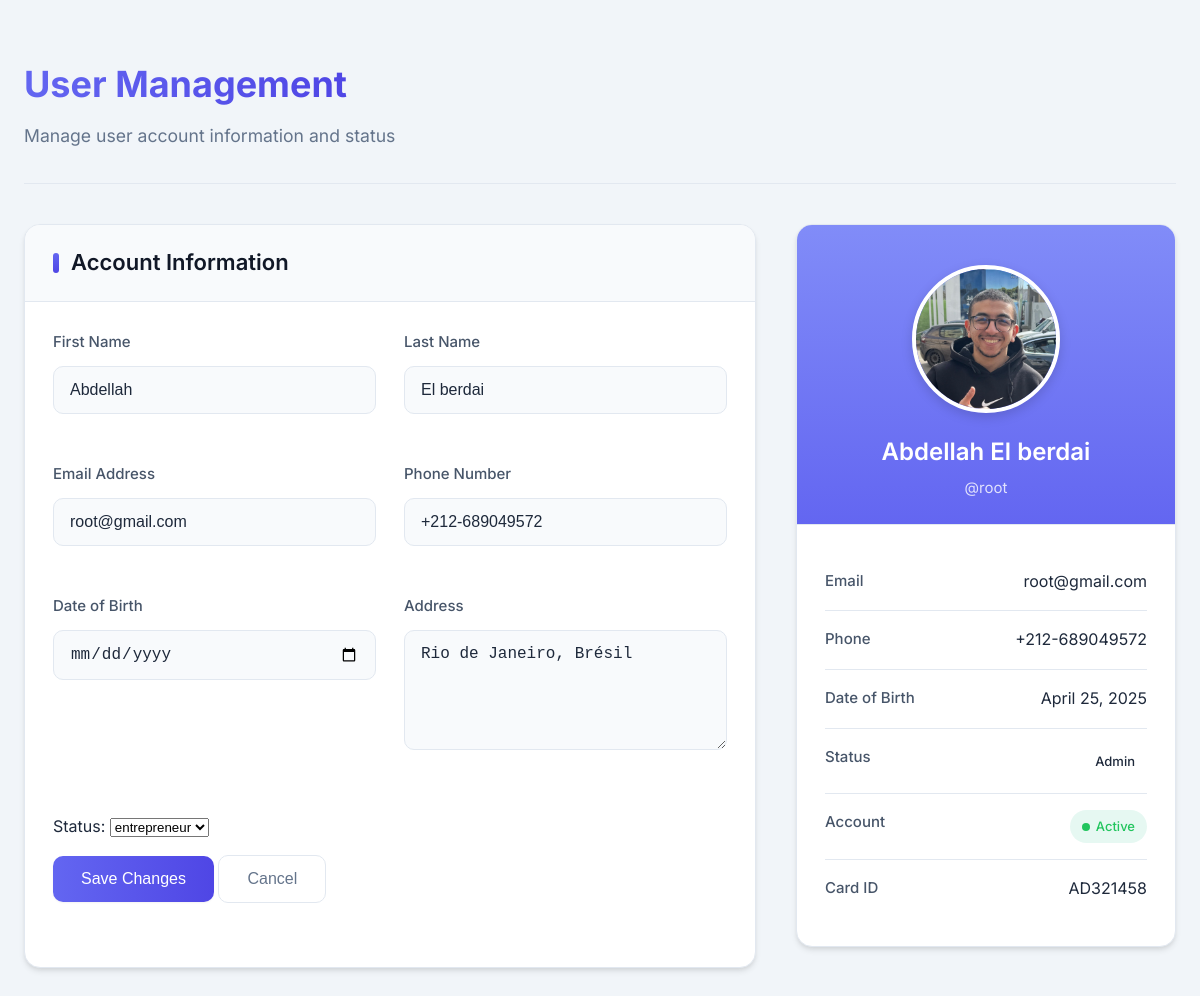
/user/1/status/ (signed in), run on the app's committed database.
### app/models.py (models this page shows)
class CustomUser(AbstractUser):
    status = [
        ('entrepreneur', 'entrepreneur'),
        ('client', ' client'),
        ('admin','admin'),
        ('visiteur','visiteur')
    ]
    status = models.CharField(max_length=50, default='visiteur', choices=status)
    profile_picture = models.ImageField(upload_to='locataire_profile_pics/',default='locataire_profile_pics/Default.jpg', null=True, blank=True)
    phone_number = models.CharField(max_length=15, null=True, blank=True)
    date_of_birth = models.DateField(null=True, blank=True)
    address = models.CharField(max_length=255, null=True, blank=True)
    Carteid= models.CharField(max_length=100, null=True, blank=True)

### app/views.py (the view)
# urls.py: path('user/<int:user_id>/status/', views.update_user_status, name='update_user_status'),
@staff_member_required(login_url='/login/')
def update_user_status(request, user_id):
    user = get_object_or_404(CustomUser, pk=user_id)
    if request.method == 'POST':
        form = UserStatusForm(request.POST, instance=user)
        if form.is_valid():
            form.save()
            return redirect('Dashboard')
    else:
        form = UserStatusForm(instance=user)
    return render(request, 'registration/update_user_status.html', {'form': form, 'user': user})

### app/forms.py
class UserStatusForm(forms.ModelForm):
    class Meta:
        model = CustomUser
        fields = ['status']
    def __init__(self, *args, **kwargs):
        super(UserStatusForm, self).__init__(*args, **kwargs)
        excluded_statuses = ['admin', 'visiteur']  # replace with actual status values
        self.fields['status'].choices = [
            (value, label) for value, label in self.fields['status'].choices
            if value not in excluded_statuses
        ]

### app/context_processors.py (called while the page is built)
def unread_message_count(request):
    if request.user.is_authenticated:
        count = Message.objects.filter(recipient=request.user, is_read=False).count()
        return {'unread_message_count': count}
    return {}

### templates/registration/update_user_status.html (shortened to what this page needs)
</head>
<body>
    <div class="main-container">
        <div class="page-header">
            <h1 class="page-title">User Management</h1>
            <p class="page-subtitle">Manage user account information and status</p>
        </div>
        <div class="content-grid">
            <div class="card">
                <div class="card-header">
                    <h2 class="card-title">Account Information</h2>
                </div>
                <div class="card-content">
                    <form method="post" class="form-grid">
                        <div class="form-group">
                            <label class="form-label" for="first_name">First Name</label>
                            <input type="text" id="first_name" name="first_name" class="form-input" value="{{ user.first_name }}" required>
                        </div>
                        <div class="form-group">
                            <label class="form-label" for="last_name">Last Name</label>
                            <input type="text" id="last_name" name="last_name" class="form-input" value="{{ user.last_name }}" required>
                        </div>
                        <div class="form-group">
                            <label class="form-label" for="email">Email Address</label>
                            <input type="email" id="email" name="email" class="form-input" value="{{ user.email }}" required>
                        </div>
                        <div class="form-group">
                            <label class="form-label" for="phone_number">Phone Number</label>
                            <input type="tel" id="phone_number" name="phone_number" class="form-input" value="{{ user.phone_number }}">
                        </div>
                        <div class="form-group">
                            <label class="form-label" for="date_of_birth">Date of Birth</label>
                            <input type="date" id="date_of_birth" name="date_of_birth" class="form-input" value="{{ user.date_of_birth }}">
                        </div>
                        <div class="form-group">
                            <label class="form-label" for="address">Address</label>
                            <textarea id="address" name="address" class="form-textarea" rows="3">{{ user.address }}</textarea>
                        </div>
                <div class="form-group">
                <form method="post">
                    {{ form.as_p }}
                    <button type="submit" class="submit-button">
                        Save Changes
                    </button>
                    <button type="button" class="btn btn-secondary">Cancel</button>
                </form>
            </div>
                </div>
            </div>
            <div class="profile-card card">
                <div class="profile-header">
                    <div class="profile-picture-wrapper">
                        <img src="{{ user.profile_picture.url }}" alt="Profile Picture" class="profile-picture">
                    </div>
                    <h3 class="profile-name">{{ user.first_name }} {{ user.last_name }}</h3>
                    <p class="profile-username">@{{ user.username }}</p>
                </div>
                <div class="profile-details">
                    <div class="detail-item">
                        <span class="detail-label">Email</span>
                        <span class="detail-value">{{ user.email }}</span>
                    </div>
                    <div class="detail-item">
                        <span class="detail-label">Phone</span>
                        <span class="detail-value">{{ user.phone_number|default:"Not provided" }}</span>
                    </div>
                    <div class="detail-item">
                        <span class="detail-label">Date of Birth</span>
                        <span class="detail-value">{{ user.date_of_birth|default:"Not provided" }}</span>
                    </div>
                    <div class="detail-item">
                        <span class="detail-label">Status</span>
                        <span class="detail-value">
                            <span class="status-badge status-{{ user.status }}">
                                {{ user.status }}
                            </span>
                        </span>
                    </div>
                    <div class="detail-item">
                        <span class="detail-label">Account</span>
                        <span class="detail-value">
                            <span class="status-badge {% if user.is_active %}status-active{% else %}status-inactive{% endif %}">
                                {% if user.is_active %}Active{% else %}Inactive{% endif %}
                            </span>
                        </span>
                    </div>
                    <div class="detail-item">
                        <span class="detail-label">Card ID</span>
                        <span class="detail-value">{{ user.Carteid|default:"Not assigned" }}</span>
                    </div>
                </div>
            </div>
        </div>
    </div>
</body>
</html>

### data on the page
CustomUser: first_name "Abdellah", last_name "El berdai", email "root@gmail.com", phone_number "+212-689049572", address "Rio de Janeiro, Brésil", status "entrepreneur", profile_picture (picture), username "root", date_of_birth "April 25, 2025", status "Admin", Carteid "AD321458"
